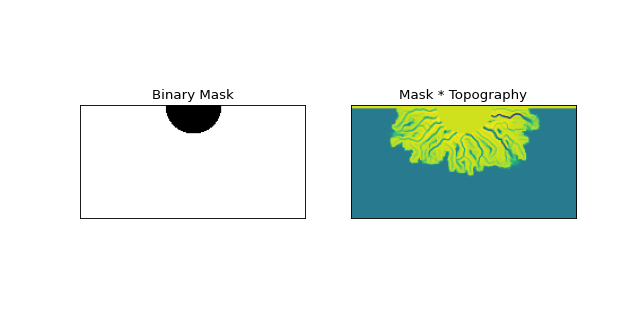

Source code (Python):
import matplotlib.pyplot as plt
from deltametrics.mask import GeometricMask
from deltametrics.sample_data.sample_data import golf
#
golfcube = golf()
arr = golfcube["eta"][-1, :, :]
gmsk = GeometricMask(arr)
#
# Define an circular mask to exclude region near the inlet
#
gmsk.circular(25)
#
# Visualize the mask:
#
fig, ax = plt.subplots(1, 2, figsize=(8, 4))
gmsk.show(ax=ax[0], title="Binary Mask")
_ = ax[1].imshow(golfcube["eta"][-1, :, :] * gmsk.mask)
_ = ax[1].set_xticks([])
_ = ax[1].set_yticks([])
_ = ax[1].set_title("Mask * Topography")
